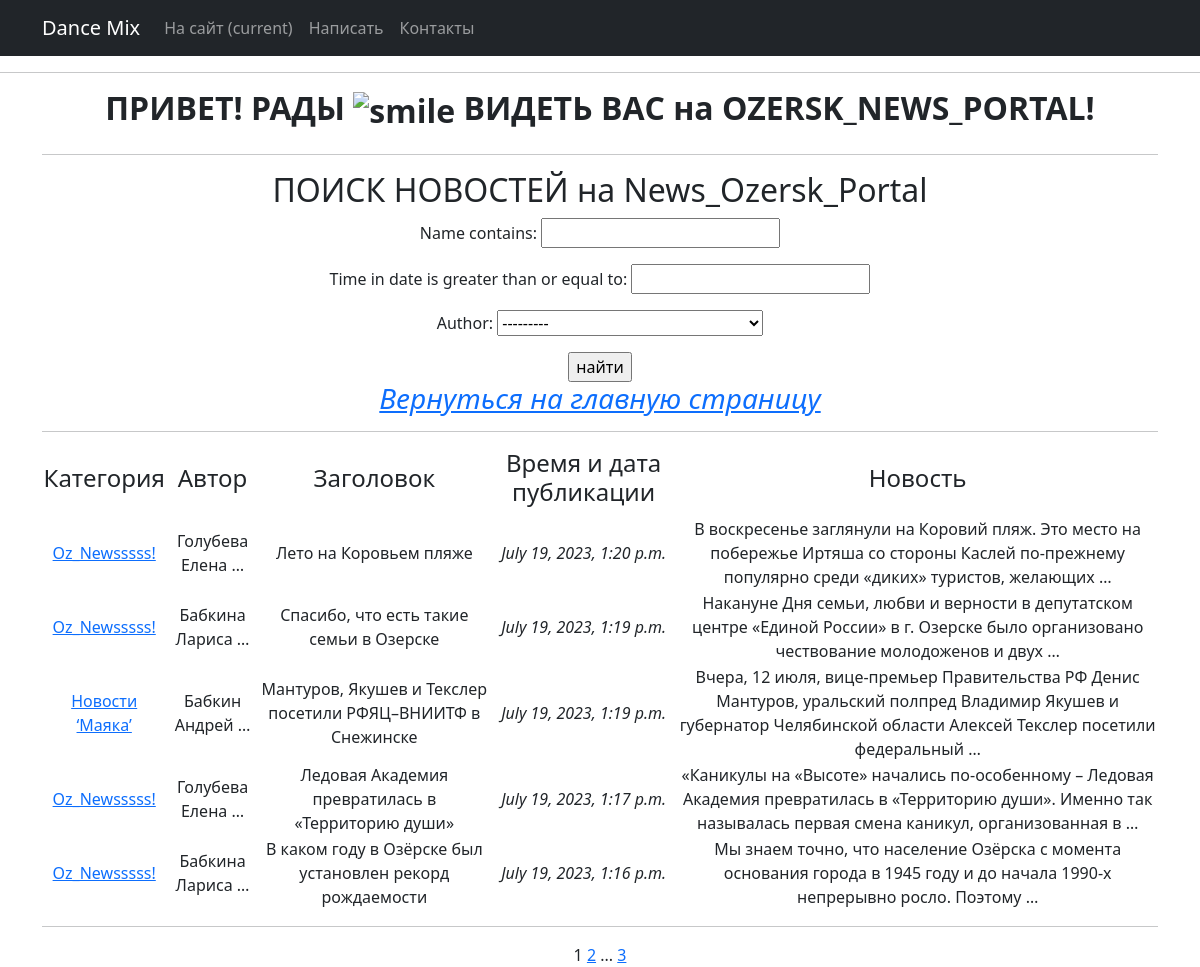
Page /news/search/ on the earlier database version.
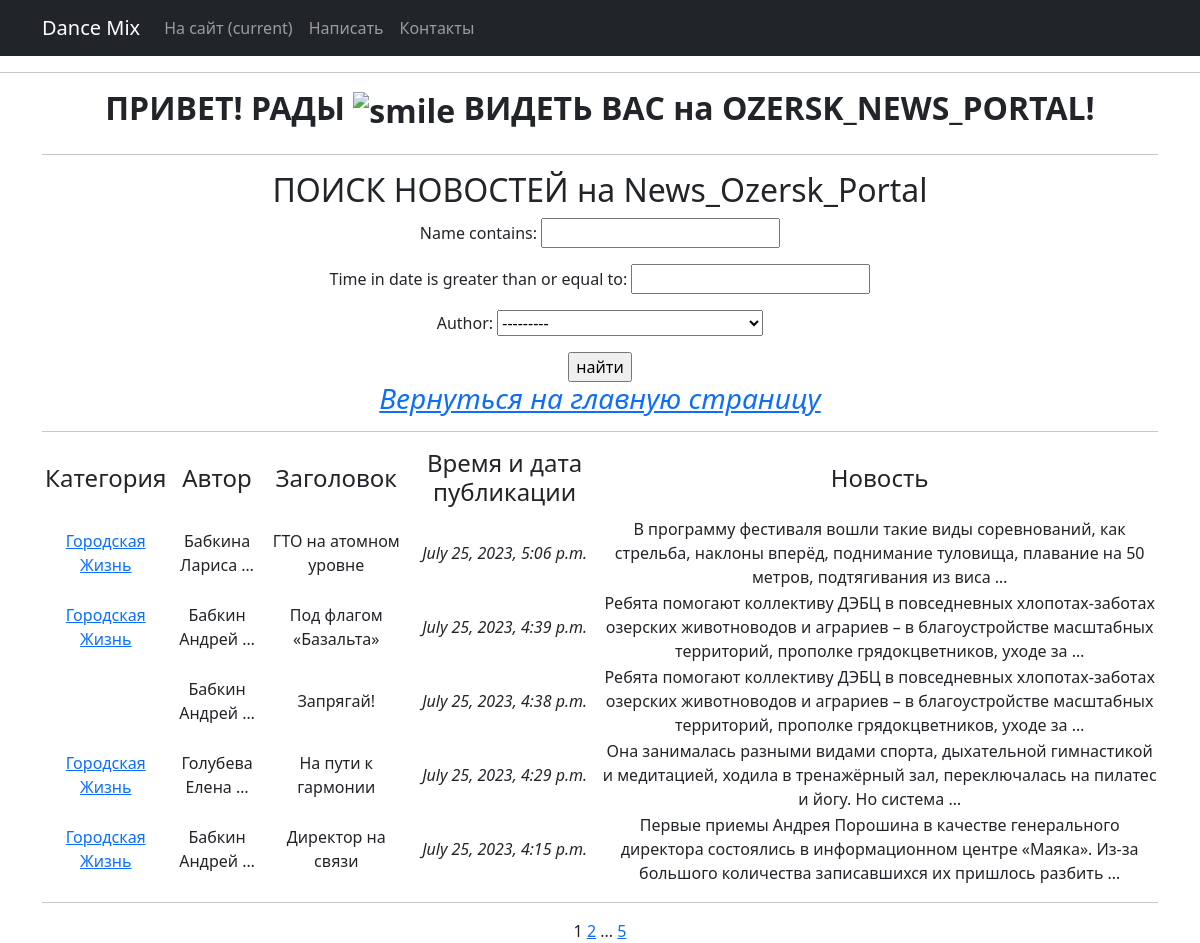
Same page on the later database version.
### News_from_Ozersk/models.py (models this page shows, shortened)
class Category(models.Model):                            # Категория, к которой будет привязываться новость
    name = models.CharField(max_length=100, unique=True) # названия категорий тоже не должны повторяться
    subscribers =  models.ManyToManyField(User, related_name ='categories')
    def __str__(self):
        return self.name.title()

class New(models.Model):         # Новости для нашей витрины
    ARTICLE = 'AR'
    NEWS = 'NE'
    TYPE = [
        (ARTICLE, 'Статья'),
        (NEWS, 'Новость'),
    ]
    post_type = models.CharField(
        max_length=2,
        choices=TYPE,
        default=NEWS,
    )
    name = models.CharField(
        max_length=64,
        unique=True,              # названия новостей не должны повторяться
    )
    time_in = models.DateTimeField(auto_now_add=True)
    textPost = models.TextField()
    author = models.ForeignKey(Author1, on_delete=models.CASCADE)
    category = models.ManyToManyField(Category, through='NewCategory')

class Author1(models.Model):
    name = models.CharField(max_length=100)
    def __str__(self):
       return self.name.title()

### News_from_Ozersk/views.py (the view)
# urls.py: path('news/search/', NewsSearchList.as_view(), name='new_search'),
class NewsSearchList(ListView):
    model = New                      # Указываем модель, объекты которой мы будем выводить
    ordering = '-time_in'            # Поле, которое будет использоваться для сортировки объектов
    template_name = 'news_search.html'      # Указываем имя шаблона, в котором будут все инструкции о том,
    context_object_name = 'news_search'     # Это имя списка, в котором будут лежать все объекты.
    paginate_by = 5                  # вот так мы можем указать количество записей на странице
    def get_queryset(self):
        queryset = super().get_queryset()
        self.filterset = NewFilter(self.request.GET, queryset)
        return self.filterset.qs
    def get_context_data(self, **kwargs):
        context = super().get_context_data(**kwargs)
        context['time_now'] = datetime.utcnow()
        context['filterset'] = self.filterset
        return context

### News_from_Ozersk/templatetags/custom_filters.py (called while the page is built)
@register.filter()
def censor(value):
   stop_list = ['погода', 'бал', 'год']
   post_list = value.split()
   post_clean = []
   for clean in post_list:
      if clean in stop_list:
         clean = clean[0]+'*'*(len(clean)-1)
         post_clean.append(clean)
      else:
         post_clean.append(clean)
   return f'{" ".join(post_clean)}'

### News_from_Ozersk/templatetags/custom_tags.py (called while the page is built)
@register.simple_tag(takes_context=True)
def url_replace(context, **kwargs):
   d = context['request'].GET.copy()
   for k, v in kwargs.items():
       d[k] = v
   return d.urlencode()

### templates/news_search.html (shortened to what this page needs)
{% extends 'flatpages/default.html' %}
{% load custom_filters %}
{% load custom_tags %}
{% block content %}
    <hr>
    <h2>ПОИСК НОВОСТЕЙ на News_Ozersk_Portal</h2>
    <form action="" method="get">
       {{ filterset.form.as_p }}
       <input type="submit" value="найти" />
    </form>
<h3><em><a href="http://127.0.0.1:8000/news/">Вернуться на главную страницу</a></em></h3>
   <hr>
   {% if news_search %}
       <table>
           <tr>
               <td><h4>Категория</h4></td>
               <td><h4>Автор</h4></td>
               <td><h4>Заголовок</h4></td>
               <td><h4>Время и дата публикации</h4></td>
               <td><h4>Новость</h4></td>
           </tr>
           {% for new in news_search %}
           <tr>
              <td>
                   {% for category in new.category.all %}
                       <a href="{% url 'new_category' category.id %}">{{ category|truncatewords:5 }}</a>
                   {% endfor %}
               </td>
               <td>{{ new.author|truncatewords:2 }}</td>
               <td>{{ new.name|censor|truncatechars:60 }}</td>
               <td><i>{{ new.time_in }}</i></td>
               <td>{{ new.textPost|censor|truncatewords:20 }}</td>
           </tr>
           {% endfor %}
       </table>
    <hr>
   {% else %}
       <h2>СЕГОДНЯ ХОРОШИЙ ДЕНЬ - НОВОСТЕЙ НЕТ!</h2>
   {% endif %}
   {{ page_obj.number }}
   {% if page_obj.has_next %}
       <a href="?{% url_replace page=page_obj.next_page_number %}">{{ page_obj.next_page_number }}</a>
       {% if paginator.num_pages != page_obj.next_page_number %}
           ...
           <a href="?{% url_replace page=page_obj.paginator.num_pages %}">{{ page_obj.paginator.num_pages }}</a>
       {% endif %}
   {% endif %}
{% endblock content %}

Differences in the rows shown:
removed New: author "Голубева Елена …", name|censor "Лето на Коровьем пляже", time_in "July 19, 2023, 1:20 p.m.", textPost|censor "В воскресенье заглянули на Коровий пляж. Это место на побережье Иртяша со стороны Каслей по-прежнему популярно среди «диких» туристов, желающих …", Category (name "Oz_Newsssss!")
no longer on this page (row edited): New: author "Бабкина Лариса …", name|censor "Спасибо, что есть такие семьи в Озерске", time_in "July 19, 2023, 1:19 p.m.", textPost|censor "Накануне Дня семьи, любви и верности в депутатском центре «Единой России» в г. Озерске было организовано чествование молодоженов и двух …", Category (name "Oz_Newsssss!")
no longer on this page (row unchanged): New: author "Бабкин Андрей …", name|censor "Мантуров, Якушев и Текслер посетили РФЯЦ–ВНИИТФ в Снежинске", time_in "July 19, 2023, 1:19 p.m.", textPost|censor "Вчера, 12 июля, вице-премьер Правительства РФ Денис Мантуров, уральский полпред Владимир Якушев и губернатор Челябинской области Алексей Текслер посетили федеральный …"
no longer on this page (row unchanged): Category: name "Новости ‘Маяка’", shown under "Бабкин Андрей …"
no longer on this page (row unchanged): New: author "Голубева Елена …", name|censor "Ледовая Академия превратилась в «Территорию души»", time_in "July 19, 2023, 1:17 p.m.", textPost|censor "«Каникулы на «Высоте» начались по-особенному – Ледовая Академия превратилась в «Территорию души». Именно так называлась первая смена каникул, организованная в …", Category (name "Oz_Newsssss!")
no longer on this page (row unchanged): New: author "Бабкина Лариса …", name|censor "В каком году в Озёрске был установлен рекорд рождаемости", time_in "July 19, 2023, 1:16 p.m.", textPost|censor "Мы знаем точно, что население Озёрска с момента основания города в 1945 году и до начала 1990-х непрерывно росло. Поэтому …", Category (name "Oz_Newsssss!")
added New: author "Бабкина Лариса …", name|censor "ГТО на атомном уровне", time_in "July 25, 2023, 5:06 p.m.", textPost|censor "В программу фестиваля вошли такие виды соревнований, как стрельба, наклоны вперёд, поднимание туловища, плавание на 50 метров, подтягивания из виса …", Category (name "Городская Жизнь")
added New: author "Бабкин Андрей …", name|censor "Под флагом «Базальта»", time_in "July 25, 2023, 4:39 p.m.", textPost|censor "Ребята помогают коллективу ДЭБЦ в повседневных хлопотах-заботах озерских животноводов и аграриев – в благоустройстве масштабных территорий, прополке грядокцветников, уходе за …", Category (name "Городская Жизнь")
added New: author "Бабкин Андрей …", name|censor "Запрягай!", time_in "July 25, 2023, 4:38 p.m.", textPost|censor "Ребята помогают коллективу ДЭБЦ в повседневных хлопотах-заботах озерских животноводов и аграриев – в благоустройстве масштабных территорий, прополке грядокцветников, уходе за …"
added New: author "Голубева Елена …", name|censor "На пути к гармонии", time_in "July 25, 2023, 4:29 p.m.", textPost|censor "Она занималась разными видами спорта, дыхательной гимнастикой и медитацией, ходила в тренажёрный зал, переключалась на пилатес и йогу. Но система …", Category (name "Городская Жизнь")
added New: author "Бабкин Андрей …", name|censor "Директор на связи", time_in "July 25, 2023, 4:15 p.m.", textPost|censor "Первые приемы Андрея Порошина в качестве генерального директора состоялись в информационном центре «Маяка». Из-за большого количества записавшихся их пришлось разбить …", Category (name "Городская Жизнь")
Other differences:
{{ page_obj.paginator.num_pages }}: "3" → "5"
